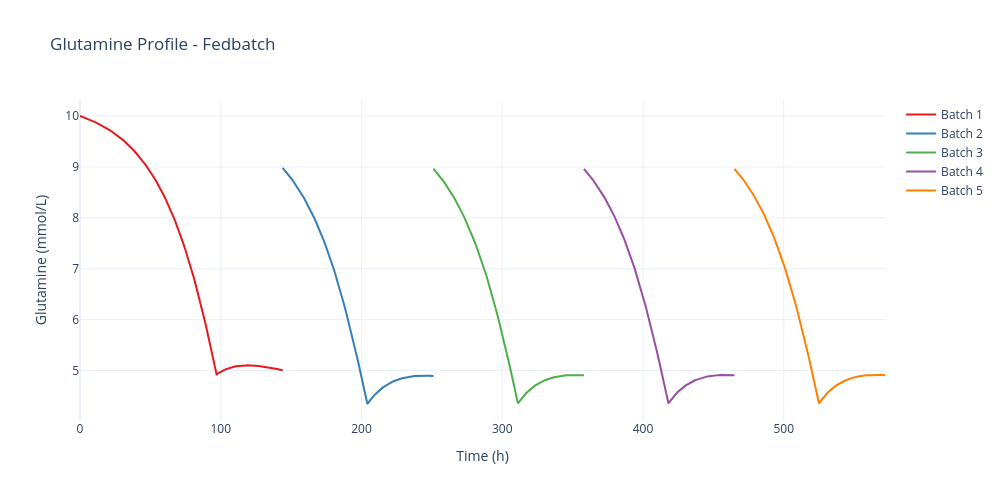

Notebook cell for this chart:
### Markdown cell above
### 4.3. Glutamine Profile

### Code cell
# Display glutamine profile
figs[2].show()

### Figure 1 — Plotly figure (JSON) as saved in the notebook; plotly's stock layout.template omitted (floating-point values rounded to 4 significant figures; data arrays with more than 128 entries replaced by an {"elided": "..."} marker saying what was removed)
{"data": [{"hovertemplate": "Time: %{x:.1f} h<br>Glutamine (mmol/L): %{y:.2f}<extra></extra>", "line": {"color": "rgb(228,26,28)", "width": 2}, "mode": "lines", "name": "Batch 1", "type": "scatter", "x": {"elided": "188 float values"}, "y": {"elided": "188 float values"}}, {"hovertemplate": "Time: %{x:.1f} h<br>Glutamine (mmol/L): %{y:.2f}<extra></extra>", "line": {"color": "rgb(55,126,184)", "width": 2}, "mode": "lines", "name": "Batch 2", "type": "scatter", "x": {"elided": "130 float values"}, "y": {"elided": "130 float values"}}, {"hovertemplate": "Time: %{x:.1f} h<br>Glutamine (mmol/L): %{y:.2f}<extra></extra>", "line": {"color": "rgb(77,175,74)", "width": 2}, "mode": "lines", "name": "Batch 3", "type": "scatter", "x": {"elided": "130 float values"}, "y": {"elided": "130 float values"}}, {"hovertemplate": "Time: %{x:.1f} h<br>Glutamine (mmol/L): %{y:.2f}<extra></extra>", "line": {"color": "rgb(152,78,163)", "width": 2}, "mode": "lines", "name": "Batch 4", "type": "scatter", "x": {"elided": "130 float values"}, "y": {"elided": "130 float values"}}, {"hovertemplate": "Time: %{x:.1f} h<br>Glutamine (mmol/L): %{y:.2f}<extra></extra>", "line": {"color": "rgb(255,127,0)", "width": 2}, "mode": "lines", "name": "Batch 5", "type": "scatter", "x": {"elided": "130 float values"}, "y": {"elided": "130 float values"}}], "layout": {"font": {"size": 12}, "height": 500, "hovermode": "x unified", "title": {"text": "Glutamine Profile - Fedbatch"}, "width": 1000, "xaxis": {"title": {"text": "Time (h)"}}, "yaxis": {"title": {"text": "Glutamine (mmol/L)"}}}}
